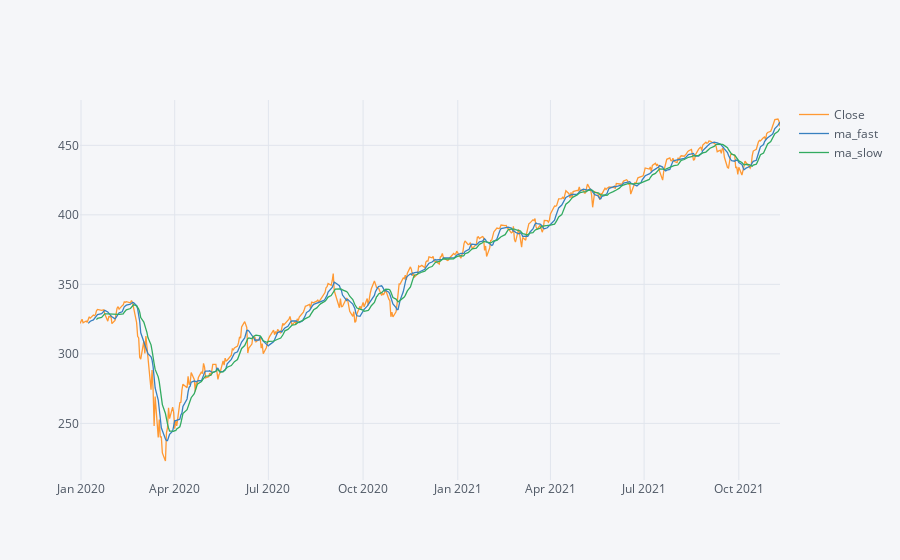

Notebook code for this chart:
### Code cell
fast_trend = df.Open.rolling(window=short_trend_days).mean()
slow_trend = df.Open.rolling(window=long_trend_days).mean()

df['ma_fast'] = fast_trend
df['ma_slow'] = slow_trend
df[['Close','ma_fast','ma_slow']].iplot()

### Figure 1 — Plotly figure (JSON) as saved in the notebook; plotly's stock layout.template omitted (floating-point values rounded to 4 significant figures; data arrays with more than 128 entries replaced by an {"elided": "..."} marker saying what was removed)
{"data": [{"line": {"color": "rgba(255, 153, 51, 1.0)", "dash": "solid", "shape": "linear", "width": 1.3}, "mode": "lines", "name": "Close", "text": "", "type": "scatter", "x": {"elided": "471 str values"}, "y": {"elided": "471 float values"}}, {"line": {"color": "rgba(55, 128, 191, 1.0)", "dash": "solid", "shape": "linear", "width": 1.3}, "mode": "lines", "name": "ma_fast", "text": "", "type": "scatter", "x": {"elided": "471 str values"}, "y": {"elided": "471 mixed values"}}, {"line": {"color": "rgba(50, 171, 96, 1.0)", "dash": "solid", "shape": "linear", "width": 1.3}, "mode": "lines", "name": "ma_slow", "text": "", "type": "scatter", "x": {"elided": "471 str values"}, "y": {"elided": "471 mixed values"}}], "layout": {"autosize": true, "legend": {"bgcolor": "#F5F6F9", "font": {"color": "#4D5663"}}, "paper_bgcolor": "#F5F6F9", "plot_bgcolor": "#F5F6F9", "title": {"font": {"color": "#4D5663"}}, "xaxis": {"autorange": true, "gridcolor": "#E1E5ED", "range": ["2019-12-31", "2021-11-10"], "showgrid": true, "tickfont": {"color": "#4D5663"}, "title": {"font": {"color": "#4D5663"}, "text": ""}, "type": "date", "zerolinecolor": "#E1E5ED"}, "yaxis": {"autorange": true, "gridcolor": "#E1E5ED", "range": [209.3, 482.6], "showgrid": true, "tickfont": {"color": "#4D5663"}, "title": {"font": {"color": "#4D5663"}, "text": ""}, "type": "linear", "zerolinecolor": "#E1E5ED"}}}
